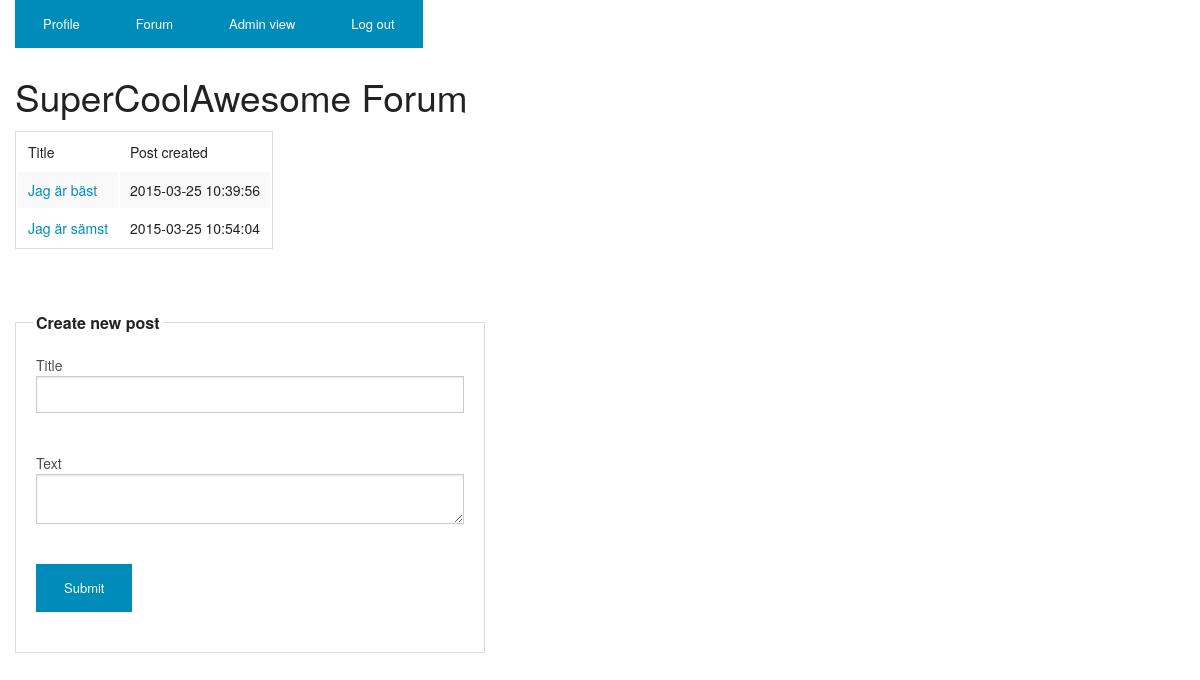
Page /Laboration_2/index.php (signed in) on the earlier database version.
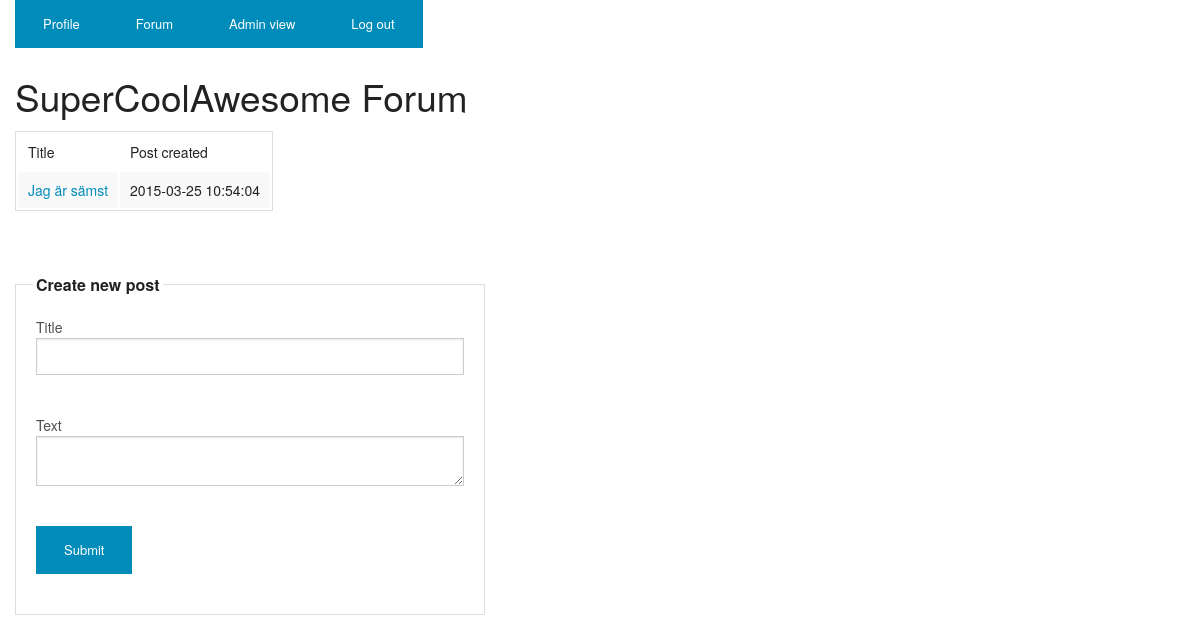
Same page on the later database version.
### tables this page shows
CREATE TABLE IF NOT EXISTS `forum` (
  `id` int(10) unsigned NOT NULL AUTO_INCREMENT,
  `parentid` int(10) unsigned NOT NULL,
  `title` varchar(50) NOT NULL,
  `text` varchar(1024) NOT NULL,
  `author` int(11) NOT NULL,
  `timeposted` timestamp NOT NULL DEFAULT CURRENT_TIMESTAMP ON UPDATE CURRENT_TIMESTAMP,
  PRIMARY KEY (`id`)
);

### Laboration_2/src/ForumController.php (called while the page is built, shortened)
<?php
require_once("src/Post.php");
require_once("src/ForumView.php");
require_once("src/ForumModel.php");
class ForumController {
	private $forumView;
	public function __construct() {
		$this->forumModel = new ForumModel();
		$this->forumView = new ForumView($this->forumModel);
	}
	public function doControl() {
		return $this->forumView->showForum();
	}
}
?>

### Laboration_2/src/NavigationController.php (called while the page is built, shortened)
<?php
require_once ("src/ForumController.php");
class NavigationController
{
	private $loginmodel;
	public function __construct() {
		$this->loginmodel = new LoginModel();
	}
	public function doNavigation()
	{
		try
		{
			switch (NavigationView::getAction())
			{
				case NavigationView::$actionLogin:
				default:
					if($this->loginmodel->userLoggedInStatus()) {
						$controller = new ForumController();
						$result = $controller->doControl();
					} else {
						$controller = new LoginController();
						$result = $controller->doControll();
					}
					return $result;
					break;
			}
		}
		catch (Exception $e)
		{
			if($this->loginmodel->userLoggedInStatus()) {
				$controller = new ForumController();
				$result = $controller->doControl();
			} else {
				$controller = new LoginController();
				$result = $controller->doControll();
			}
			return $result;
		}
	}
}
?>

### Laboration_2/index.php (called while the page is built, shortened)
<?php
require_once ("common/HTMLView.php");
require_once ("src/NavigationController.php");
try {
	$c = new NavigationController();
	$htmlBody = $c->doNavigation();
}
catch(Exception $e) {
	die("An unexpected error has occurred!");
}

### Laboration_2/src/ForumRepository.php (called while the page is built, shortened)
<?php
require_once("src/Post.php");
class ForumRepository extends Repository {
	private static $id = "id";
	private static $parentId = "parentid";
	private static $title = "title";
	private static $text = "text";
	private static $author = "author";
	private static $timePosted = "timeposted";
	private static $dbTable = "forum";
	public function getTopPosts() {
		try {
			$db = $this -> connection();
			$sql = "SELECT * FROM " . self::$dbTable . " WHERE " . self::$parentId . " = 0";
			$params = array();
			$query = $db -> prepare($sql);
			$query -> execute($params);
			$result = $query -> fetchAll();
			$posts = array();
			foreach($result as $row)
			{
				$post = new Post($row[self::$id], $row[self::$parentId], $row[self::$title], $row[self::$text], $row[self::$author], $row[self::$timePosted]);
				$posts[] = $post;
			}
			return $posts;
		}
		catch(PDOException $e) {
			throw new DatabaseException('POST_FETCH');
		}
	}
}
?>

### Laboration_2/src/ForumModel.php (called while the page is built, shortened)
<?php
require_once("src/ForumRepository.php");
class ForumModel {
	private $forumRepository;
	public function __construct() {
		$this->forumRepository = new ForumRepository();
	}
	public function getTopPosts() {
		$posts = $this->forumRepository->getTopPosts();
		return $posts;
	}
}
?>

### Laboration_2/src/Post.php (called while the page is built, shortened)
<?php
	class Post {
		private $postId;
		private $title;
		private $timePosted;
		public function __construct($postId = 0, $parentId, $title, $text, $author, $timePosted = null) {
			$this->postId = $postId;
			$this->title = $title;
			$this->timePosted = $timePosted;
		}
		public function getPostId() {
			return $this->postId;
		}
		public function getTitle() {
			return $this->title;
		}
		public function getTimePosted() {
			return $this->timePosted;
		}
	}
?>

### Laboration_2/src/ForumView.php (the view, shortened to what this page needs)
<?php
require_once("src/Post.php");
class ForumView {
	private $forumModel;
	private $message;
	public function __construct($forumModel) {
		$this->forumModel = $forumModel;
		$this->message = "";
	}
	public function showForum() {
		$html = "<h2>SuperCoolAwesome Forum</h2>";
		$html .= $this->message;
		$parentPosts = $this->forumModel->getTopPosts();
		$postsAsRows = "";
		foreach ($parentPosts as $post) {
			$postsAsRows .= "
			<tr>
				<td><a href='?forum&thread=" . $post->getPostId() . "'>" . $post->getTitle() . "</a></td>
				<td>" . $post->getTimePosted() . "</td>
			</tr>";
		}
		$forumTable = "
		<table>
			<tr>
				<td>Title</td>
				<td>Post created</td>
			</tr>
			" . $postsAsRows . "
		</table>";
		$html .= $forumTable;
		$forumForm = "
		<form method='post' action=''><br>
			<fieldset>
			<legend>Create new post</legend>
				<input type='hidden' name='parentid' value='0'>
				<label for='title'>Title</label>
				<input type='text' id='title' name='title' maxlength='50'><br>
				<label for='text'>Text</label>
				<textarea id='text' name='text' maxlength='1024'></textarea><br>
				<input type='submit' class='small button'>
			</fieldset>
		</form>
		";
		$html .= $forumForm;
		return $html;
	}
}
?>

Differences in the rows shown:
removed forum: title "Jag är bäst", timeposted "2015-03-25 10:39:56"
